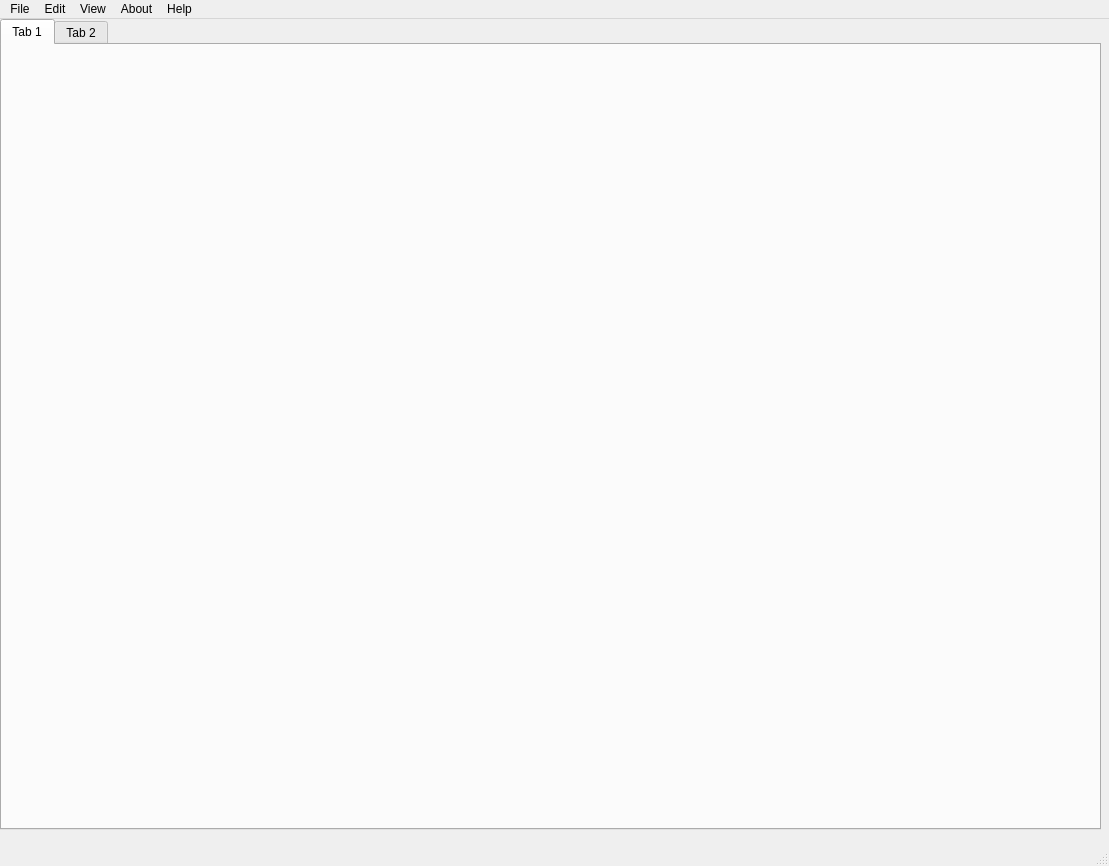
<?xml version="1.0" encoding="UTF-8"?>
<ui version="4.0">
 <class>MainWindow</class>
 <widget class="QMainWindow" name="MainWindow">
  <property name="geometry">
   <rect>
    <x>0</x>
    <y>0</y>
    <width>1109</width>
    <height>866</height>
   </rect>
  </property>
  <property name="windowTitle">
   <string>MainWindow</string>
  </property>
  <property name="dockNestingEnabled">
   <bool>true</bool>
  </property>
  <widget class="QWidget" name="centralwidget">
   <widget class="QTabWidget" name="tabWidget">
    <property name="geometry">
     <rect>
      <x>0</x>
      <y>0</y>
      <width>1101</width>
      <height>811</height>
     </rect>
    </property>
    <widget class="QWidget" name="tab">
     <attribute name="title">
      <string>Tab 1</string>
     </attribute>
    </widget>
    <widget class="QWidget" name="tab_2">
     <attribute name="title">
      <string>Tab 2</string>
     </attribute>
    </widget>
   </widget>
  </widget>
  <widget class="QMenuBar" name="menubar">
   <property name="geometry">
    <rect>
     <x>0</x>
     <y>0</y>
     <width>1109</width>
     <height>21</height>
    </rect>
   </property>
   <widget class="QMenu" name="menuFile">
    <property name="title">
     <string>File</string>
    </property>
    <addaction name="actionNew_Project"/>
    <addaction name="actionOpen_Project"/>
    <addaction name="actionImport_Raw_Data"/>
    <addaction name="actionExport_Project"/>
    <addaction name="actionSave"/>
    <addaction name="actionSave_Project"/>
    <addaction name="actionSave_Project_As"/>
    <addaction name="actionExit"/>
   </widget>
   <widget class="QMenu" name="menuEdit">
    <property name="title">
     <string>Edit</string>
    </property>
    <addaction name="actionUndo"/>
    <addaction name="actionRedo"/>
    <addaction name="actionCopy"/>
    <addaction name="actionPaste"/>
    <addaction name="actionCut"/>
    <addaction name="actionFind_Replace"/>
   </widget>
   <widget class="QMenu" name="menuView">
    <property name="title">
     <string>View</string>
    </property>
    <addaction name="actionCausation_Extractor"/>
    <addaction name="actionOpen_Builder"/>
    <addaction name="actionOpen_Packager"/>
   </widget>
   <widget class="QMenu" name="menuAbout">
    <property name="title">
     <string>About</string>
    </property>
   </widget>
   <widget class="QMenu" name="menuHelp">
    <property name="title">
     <string>Help</string>
    </property>
   </widget>
   <addaction name="menuFile"/>
   <addaction name="menuEdit"/>
   <addaction name="menuView"/>
   <addaction name="menuAbout"/>
   <addaction name="menuHelp"/>
  </widget>
  <widget class="QStatusBar" name="statusbar"/>
  <action name="actionNew_Project">
   <property name="text">
    <string>New Project</string>
   </property>
  </action>
  <action name="actionOpen_Project">
   <property name="text">
    <string>Open Project</string>
   </property>
  </action>
  <action name="actionImport_Raw_Data">
   <property name="text">
    <string>Import Raw Data</string>
   </property>
  </action>
  <action name="actionExport_Project">
   <property name="text">
    <string>Export Project</string>
   </property>
  </action>
  <action name="actionSave">
   <property name="text">
    <string>Save</string>
   </property>
  </action>
  <action name="actionSave_Project">
   <property name="text">
    <string>Save Project</string>
   </property>
  </action>
  <action name="actionSave_Project_As">
   <property name="text">
    <string>Save Project As</string>
   </property>
  </action>
  <action name="actionExit">
   <property name="text">
    <string>Exit</string>
   </property>
  </action>
  <action name="actionUndo">
   <property name="text">
    <string>Undo</string>
   </property>
  </action>
  <action name="actionRedo">
   <property name="text">
    <string>Redo</string>
   </property>
  </action>
  <action name="actionCopy">
   <property name="text">
    <string>Copy</string>
   </property>
  </action>
  <action name="actionPaste">
   <property name="text">
    <string>Paste</string>
   </property>
  </action>
  <action name="actionCut">
   <property name="text">
    <string>Cut</string>
   </property>
  </action>
  <action name="actionFind_Replace">
   <property name="text">
    <string>Find/Replace</string>
   </property>
  </action>
  <action name="actionCausation_Extractor">
   <property name="text">
    <string>Causation Extractor</string>
   </property>
  </action>
  <action name="actionOpen_Builder">
   <property name="text">
    <string>Open Builder</string>
   </property>
  </action>
  <action name="actionOpen_Packager">
   <property name="text">
    <string>Open Packager</string>
   </property>
  </action>
 </widget>
 <resources/>
 <connections/>
</ui>
